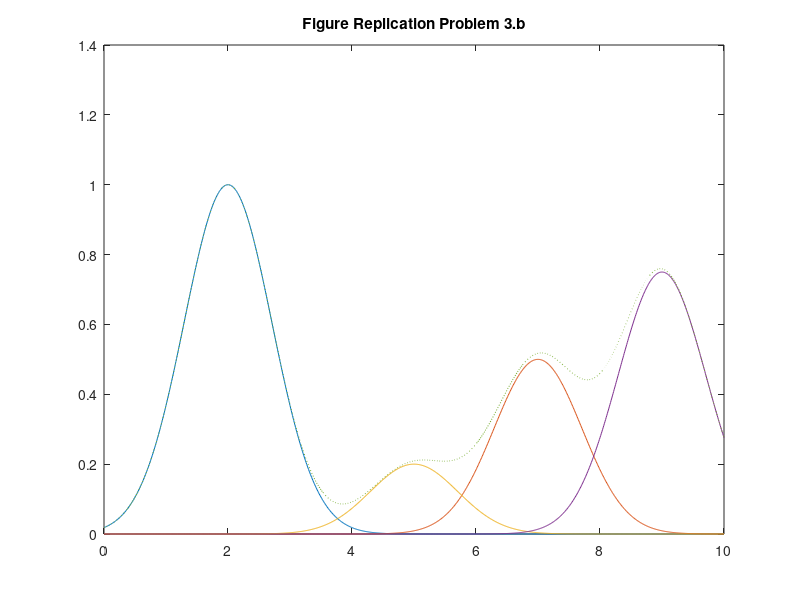

Reproduce this figure in MATLAB.
xn = [2 7 5 9];
an = [1 0.5 0.2 0.75];
x = 0:0.01:10; % Grid of 0.01 spacing from 0 to 10
fsum = zeros(1,1001);

figure
for n= 1:1:4 % Grid of 1 spacing from 1 to 4
    x = 0:0.01:10; % Grid of 0.01 spacing from 0 to 10
    fn = an(n).*exp(-(x-xn(n)).^2); % Evaluate function fn(x,xn,an)
    plot(x, fn); % Create line plot with fn against x
    fsum = fsum + fn;
    hold on;
end
plot(x,fsum,':');
title('Figure Replication Problem 3.b')
hold off
